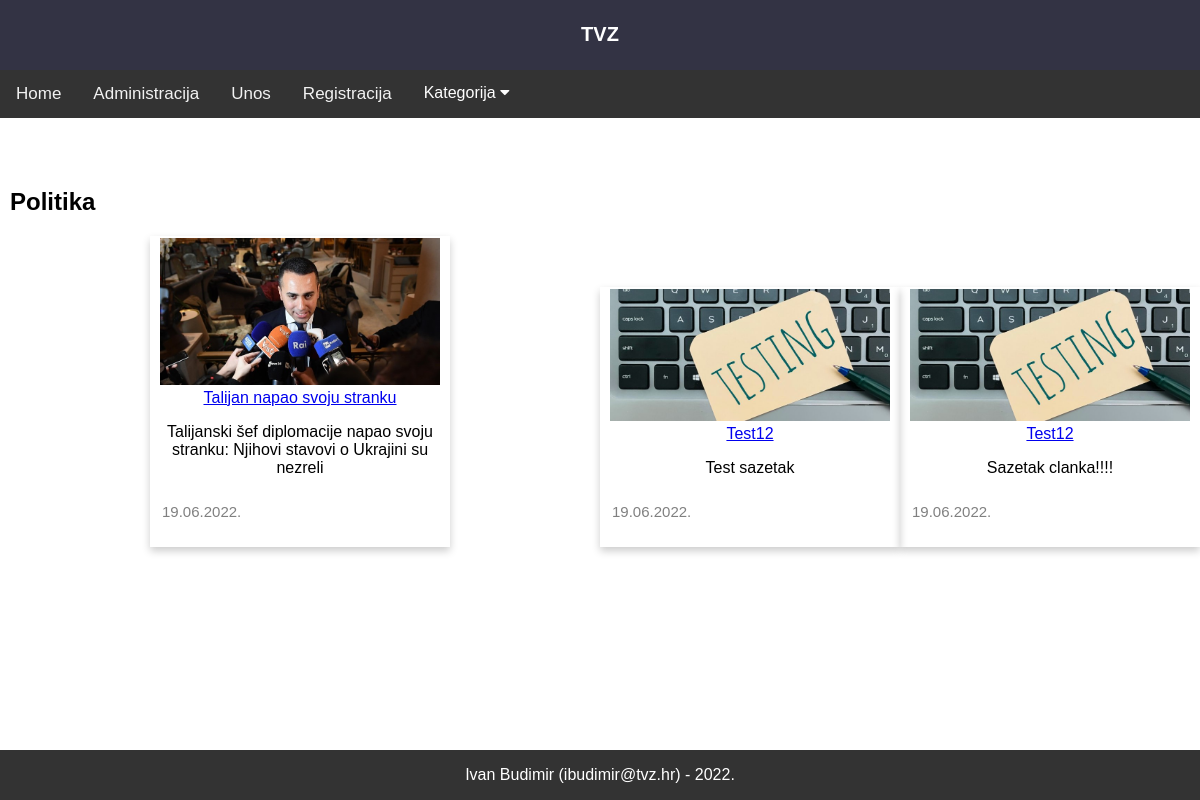
/PWA_projekt/politika.php, run on the app's committed database.
### tables this page shows
CREATE TABLE `clanak` (
  `id` int(11) NOT NULL,
  `datum` varchar(32) NOT NULL,
  `naslov` varchar(64) NOT NULL,
  `sazetak` text NOT NULL,
  `tekst` text NOT NULL,
  `slika` varchar(64) NOT NULL,
  `kategorija` varchar(64) NOT NULL,
  `arhiva` tinyint(1) NOT NULL
);

### PWA_projekt/politika.php (the view, shortened to what this page needs)
<!DOCTYPE html>
<html lang="hr">
<head>
	<link rel="stylesheet" type="text/css" href="style.css">
	<link rel="stylesheet" href="https://cdnjs.cloudflare.com/ajax/libs/font-awesome/4.7.0/css/font-awesome.min.css">
</head>
<body>
<header class="header">
	<h1>TVZ</h1>
</header>
<nav class="topnav" id="myTopnav">
  <a href="index.php">Home</a>
  <a href="login.php">Administracija</a>
  <a href="unos.php">Unos</a>
  <a href="registracija.php">Registracija</a>
  <div class="dropdown">
    <button class="dropbtn">Kategorija
      <i class="fa fa-caret-down"></i>
    </button>
  </div>
</nav>
<content class="index-content">
	<section class="body-width">
		<h1 class="naslov-topic">Politika</h1>
			<?php
			 	$dbc = mysqli_connect('localhost', 'root', '', 'projekt') or
  			die('Error connecting to MySQL server.'.mysqli_connect_error());
			$query = "SELECT * FROM clanak WHERE kategorija='Politika' ";
			$result = mysqli_query($dbc, $query);
			 while($row = mysqli_fetch_array($result)) {
echo "<div class='section'>";
echo "<article class='card'>";
echo '<img class= "product-img" src="' . UPLPATH . $row['slika'] . '"';
 echo '<h4>';
 echo '<a href="clanak.php?id='.$row['id'].'">';
 echo $row['naslov'];
 echo '</a></h4>';
echo '<p>' . $row['sazetak'] . '</p>
		<p class="date">' . $row['datum'] .'</p>
			</article>';
			 }?>
	</section>
</content>
<footer class="footer">
  <p>Ivan Budimir (ibudimir@tvz.hr) - 2022.</p>
</footer>
</body>
</html>

### PWA_projekt/style.css (style rules this page uses)
body { font-family: Arial, Helvetica, sans-serif; margin: 0 0 150px; }
html { position: relative; min-height: 100%; }
.topnav { overflow: hidden; background-color: #333; }
.topnav a { float: left; display: block; color: #f2f2f2; text-align: center; padding: 14px 16px; text-decoration: none; font-size: 17px; }
.header { padding: 10px; text-align: center; background: #334; color: white; font-size: 10px; }
.product-img { width: auto; max-height: 200px; max-width: 280px; }
.card { box-shadow: 0 4px 8px 0 rgba(0, 0, 0, 0.2); max-width: 300px; margin: auto; text-align: center; font-family: arial; margin-bottom: 50px; padding: 2px; }
.date { color: grey; font-size: 15px; text-align: left; padding: 10px; }
.section { display: flex; flex-direction: row; }
.naslov-topic { padding-top: 50px; padding-left: 10px; }
.body-width { max-width: 1200px; margin: 0 auto; }
.footer { position: absolute; left: 0; bottom: 0; width: 100%; background-color: #333; color: white; text-align: center; height: 50px; }
* { box-sizing: border-box; }
.dropdown { float: left; overflow: hidden; }
.dropdown .dropbtn { font-size: 16px; border: none; outline: none; color: white; padding: 14px 16px; background-color: inherit; font-family: inherit; margin: 0; }

### data on the page
clanak: slika (picture), naslov "Talijan napao svoju stranku", sazetak "Talijanski šef diplomacije napao svoju stranku: Njihovi stavovi o Ukrajini su nezreli", datum "19.06.2022."
clanak: slika (picture), naslov "Test12", sazetak "Test sazetak", datum "19.06.2022."
clanak: slika (picture), naslov "Test12", sazetak "Sazetak clanka!!!!", datum "19.06.2022."
